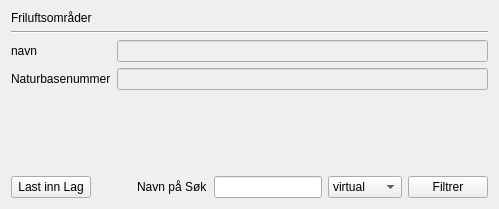
               <widget class="QWidget" name="tab_16">
                <attribute name="title">
                 <string>Friluftsområder</string>
                </attribute>
                <layout class="QVBoxLayout" name="verticalLayout_71">
                 <item>
                  <layout class="QVBoxLayout" name="verticalLayout_70">
                   <item>
                    <layout class="QVBoxLayout" name="verticalLayout_69">
                     <item>
                      <widget class="QLabel" name="label_162">
                       <property name="text">
                        <string>Friluftsområder</string>
                       </property>
                      </widget>
                     </item>
                     <item>
                      <widget class="Line" name="line_48">
                       <property name="orientation">
                        <enum>Qt::Horizontal</enum>
                       </property>
                      </widget>
                     </item>
                     <item>
                      <layout class="QFormLayout" name="formLayout_31">
                       <item row="0" column="0">
                        <widget class="QLabel" name="label_160">
                         <property name="text">
                          <string>navn</string>
                         </property>
                        </widget>
                       </item>
                       <item row="0" column="1">
                        <widget class="QLineEdit" name="lineEdit_24">
                         <property name="enabled">
                          <bool>false</bool>
                         </property>
                        </widget>
                       </item>
                       <item row="1" column="0">
                        <widget class="QLabel" name="label_161">
                         <property name="text">
                          <string>Naturbasenummer</string>
                         </property>
                        </widget>
                       </item>
                       <item row="1" column="1">
                        <widget class="QLineEdit" name="lineEdit_25">
                         <property name="enabled">
                          <bool>false</bool>
                         </property>
                        </widget>
                       </item>
                      </layout>
                     </item>
                     <item>
                      <spacer name="verticalSpacer_43">
                       <property name="orientation">
                        <enum>Qt::Vertical</enum>
                       </property>
                       <property name="sizeHint" stdset="0">
                        <size>
                         <width>20</width>
                         <height>40</height>
                        </size>
                       </property>
                      </spacer>
                     </item>
                    </layout>
                   </item>
                   <item>
                    <spacer name="verticalSpacer_44">
                     <property name="orientation">
                      <enum>Qt::Vertical</enum>
                     </property>
                     <property name="sizeHint" stdset="0">
                      <size>
                       <width>20</width>
                       <height>40</height>
                      </size>
                     </property>
                    </spacer>
                   </item>
                   <item>
                    <layout class="QHBoxLayout" name="horizontalLayout_108">
                     <item>
                      <widget class="QPushButton" name="pushButton_LastInngang_12">
                       <property name="text">
                        <string>Last inn Lag</string>
                       </property>
                      </widget>
                     </item>
                     <item>
                      <spacer name="horizontalSpacer_17">
                       <property name="orientation">
                        <enum>Qt::Horizontal</enum>
                       </property>
                       <property name="sizeHint" stdset="0">
                        <size>
                         <width>40</width>
                         <height>20</height>
                        </size>
                       </property>
                      </spacer>
                     </item>
                     <item>
                      <layout class="QHBoxLayout" name="horizontalLayout_109">
                       <item>
                        <widget class="QLabel" name="label_163">
                         <property name="text">
                          <string>Navn på Søk</string>
                         </property>
                        </widget>
                       </item>
                       <item>
                        <widget class="QLineEdit" name="lineEdit_navn_paa_sok_inngang_11"/>
                       </item>
                       <item>
                        <widget class="QComboBox" name="comboBox_sok_metode_11">
                         <item>
                          <property name="text">
                           <string>virtual</string>
                          </property>
                         </item>
                         <item>
                          <property name="text">
                           <string>memory</string>
                          </property>
                         </item>
                        </widget>
                       </item>
                       <item>
                        <widget class="QPushButton" name="pushButton_filtrerInngang_11">
                         <property name="text">
                          <string>Filtrer</string>
                         </property>
                        </widget>
                       </item>
                      </layout>
                     </item>
                    </layout>
                   </item>
                  </layout>
                 </item>
                </layout>
               </widget>
